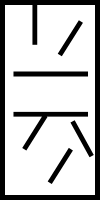
#> input picture expiremental/Occupancy grid example 2.png, 100 x 200 px
$ python OccupancyGrid.py
#> lines starting #> are read from the running program, lines starting #| are printed output that depends on the picture; after the words box and inside, x2 and y2 are one past the last pixel; in counts of white or black regions, pixels touching at a corner belong together
from dataclasses import dataclass
import numpy as np
from PIL import Image
import matplotlib.pyplot as plt
import numba
from numba import prange
from tqdm import tqdm


@dataclass
class MapConfig:
    map_file: str  # png to a map
    threshold: int  # Above this value, pixels are considered occupied
    lookup_table: str  # File containing lookup table for distance to nearest wall, computes if not found


"""
This class is used to represent a map as an occupancy grid, with boolean values for each pixel.
This class also does raycasting to find the distance to the nearest occupied pixel
"""


class OccupancyGrid:
    def __init__(self, config: MapConfig):
        self.config = config
        self.degrees = 360
        self.__setupMap()

        if config.lookup_table is not None:
            self.lt = np.load(config.lookup_table)
        else:
            self.__computeLookupTable()

    """
    Sets up the passed in map file as a boolean array
    """

    def __setupMap(self):
        self.map = Image.open(self.config.map_file)
#> self.map is the input picture: PIL image 100x200 RGBA; mean R, G, B, A 196.6, 196.6, 196.6, 255
        self.map = self.map.convert("L")
#> self.map: PIL image 100x200 L
        self.map = np.array(self.map)
        self.map = self.map < self.config.threshold
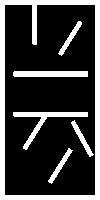
#> self.map: shape (200, 100) bool; 23.4% white; 6 white regions, box (x1, y1, x2, y2) and area: (0, 0, 100, 200) 3099, (13, 112, 88, 150) 558, (13, 71, 88, 77) 448, (48, 148, 73, 184) 192, (71, 120, 94, 157) 191, (58, 21, 82, 56) 188

    # [6 lines left out: function displayMap, not called in this run]

    """
    Precomputes the lookup table for all distances to the nearest wall for all x, y, and theta
    """

    # [29 lines left out: functions __computeLookupTable, displayLookupTable, not called in this run]

    """
    Takes in a value in (x,y) value and returns if the pixel is occupied
    Interal look up happens with (y,x) since map is stored in (y,x) format
    """

    # [32 lines left out: functions isOccupied, __computeDistanceToWall, not called in this run]

    """
    Returns distance to nearest wall for a given x, y, and theta
    Returns 0 if out of bounds
    Units are in pixels
    """

    # [5 lines left out: function getDistance, not called in this run]

    """
    Returns distance to nearest wall for a given set of x, y, and thetas
    Returns 0 if out of bounds
    Units are in pixels
    """

    # [23 lines left out: functions getDistanceVectorized, __getDistanceNumbaOptimized, not called in this run]

    def getMapDimensions(self):
        return self.map.shape

if __name__ == "__main__":
    config = MapConfig(
        "Occupancy grid example 2.png", 128, "Occupancy grid example 2_lookup_table.npy"
    )
#> (the run stopped early here; a loop or call above may not have finished)
